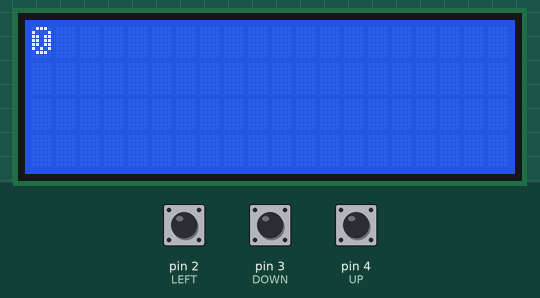
This sketch was run on a simulated Arduino Uno, built with avr-gcc and run on an emulated ATmega328P. Shown: 20×4 character LCD. Inputs (shaded band) come from the test bench; at power-on: pin 2 (LEFT) LOW, pin 3 (DOWN) LOW, pin 4 (UP) LOW.

Above: at 1.3 s.
1.4 s: pin 2 (LEFT) pulled HIGH for 1 s
At 3.6 s:
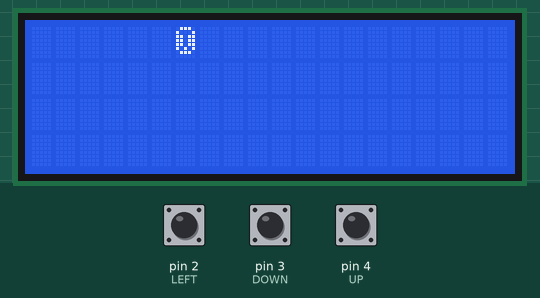
3.9 s: pin 3 (DOWN) pulled HIGH for 1 s
At 5.0 s:
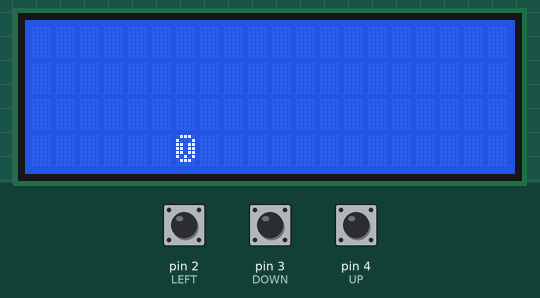
6.4 s: pin 2 (LEFT) pulled HIGH for 0.15 s
At 7.9 s:
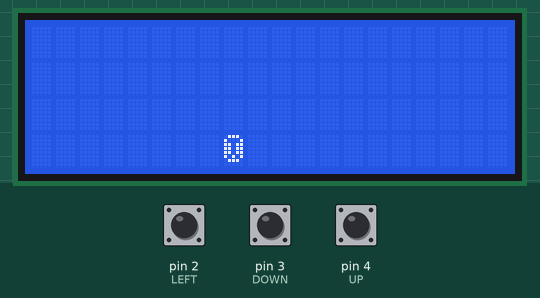
8.2 s: pin 4 (UP) pulled HIGH for 0.15 s
At 8.43 s:
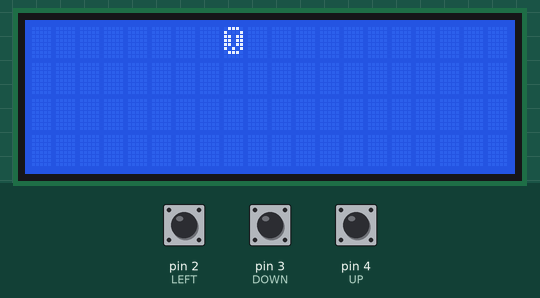
10.0 s: pin 3 (DOWN) pulled HIGH for 0.15 s
At 10.8 s:
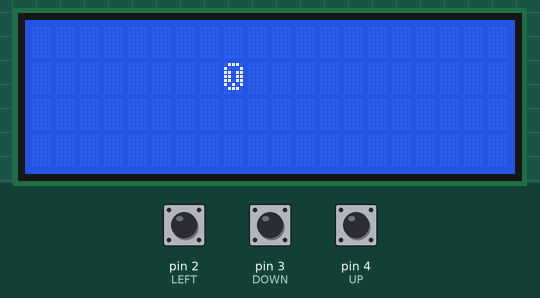
Timing chart, 0 to 12.8 s (numbered marks = the images above; inputs shaded):
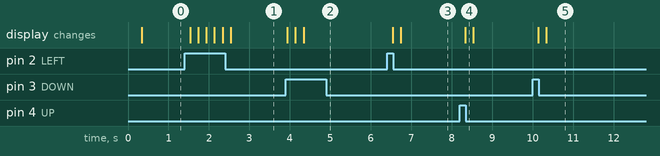

Measured:
- after the input at 1.4 s, the display: first changes after 0.14 s (image 1 shows a later state)
- after the input at 3.9 s, the display: first changes at once (image 2 shows a later state)
- after the input at 6.4 s, the display: first changes after 0.14 s (image 3 shows a later state)
- after the input at 8.2 s, the display: changes after 0.14 s (image 4)
- after the input at 10.0 s, the display: first changes after 0.14 s (image 5 shows a later state)

The sketch:

Moving_player.ino
```cpp
#include <Wire.h>
#include <LiquidCrystal_I2C.h>

#define LEFT 2
#define DOWN 3
#define UP 4
#define RIGHT 5

LiquidCrystal_I2C lcd(0x27, 20, 4);

int location_x;
int location_y;

int prev_location_x;
int prev_location_y;

long prev_time;

bool button_pressed;

byte player[8] ={
  // TODO: make your own custom character for your player
  B01110,
  B10001,
  B11011,
  B11011,
  B11011,
  B10101,
  B01110,


};

void reset() {
  location_x = 0;
  location_y = 0;
  prev_location_x = 1;
  prev_location_x = 1;

  prev_time = millis();
  button_pressed = false;
}

void setup() {
  pinMode(LEFT, INPUT);
  pinMode(DOWN, INPUT);
  pinMode(UP, INPUT);
  // pinMode(RIGHT, INPUT);

  lcd.init();
  lcd.backlight();

  lcd.createChar(1, player);
  lcd.begin(20, 4);

  reset();
}

void render_player() {
  if (location_x != prev_location_x || location_y != prev_location_y) {
    // TODO: print player on the right location
    // 1. Remove the previous rendered player and render a new player
      lcd.setCursor(prev_location_x, prev_location_y);
      lcd.print(" ");
      lcd.setCursor(location_x,location_y);
      lcd.write(byte(1));


    // 2. Update the prev_location variables
    prev_location_x =location_x ;
  prev_location_y=location_y ;


  }
}

void loop() {
  if (digitalRead(LEFT) == HIGH && !button_pressed) {
    button_pressed = true;
     location_x = max(location_x+1,0 );
  }
   if (digitalRead(UP) == HIGH && !button_pressed) {
    button_pressed = true;
     location_y = min(location_y-1,0 );
  }
   if (digitalRead(DOWN) == HIGH && !button_pressed) {
    button_pressed = true;
     location_y = max(location_y+1,0 );
  }
  //  if (digitalRead(RIGHT) == HIGH && !button_pressed) {
  //   button_pressed = true;
  //    location_x = max(location_x-1,0 );
  // }

  // TODO: write code for DOWN, UP, and RIGHT buttons refer to the LEFT button code above


  if (millis() - prev_time >= 200) {
    prev_time = millis();
    button_pressed = false;
    render_player();
  }
}
```
